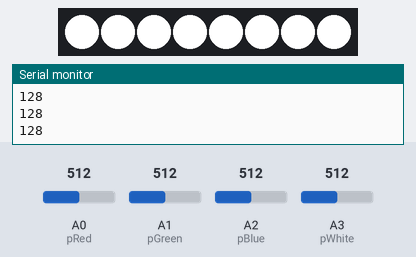
The sketch below on a simulated Arduino Uno, built with avr-gcc and run on an emulated ATmega328P. On the bench: 8 RGB LEDs in strip order, left to right, the last lines printed to the serial monitor. The test bench sets the inputs (shaded band); at power-on: A0 (pRed) = 512, A3 (pWhite) = 512, A1 (pGreen) = 512, A2 (pBlue) = 512. Dim RGB values are drawn brighter than linear; the strip is taken to match the declared colour order.

Above: at 1.2 s.
1.3 s: A0 (pRed) set to 30
At 2.5 s:
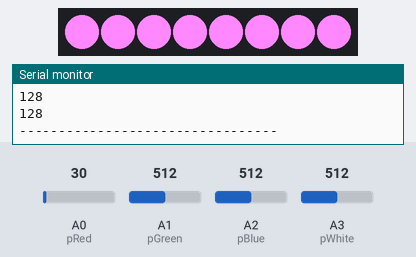
2.8 s: A3 (pWhite) set to 306
At 4.0 s:
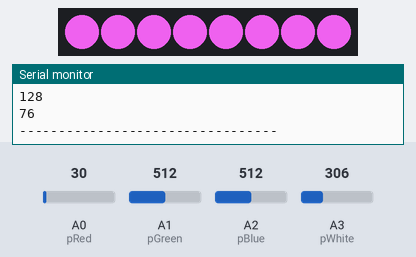
4.3 s: A1 (pGreen) set to 306
At 5.1 s:
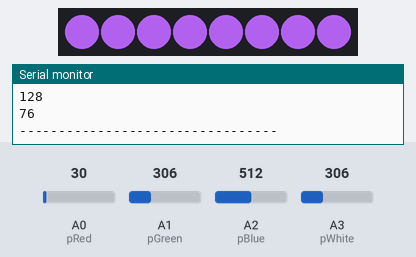
5.8 s: A2 (pBlue) set to 30
At 6.4 s:
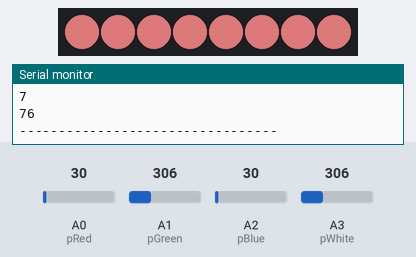
7.3 s: A3 (pWhite) set to 30
At 7.9 s:
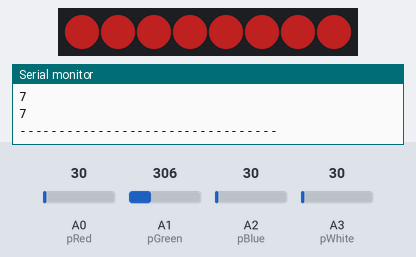
8.8 s: A0 (pRed) set to 306
At 10.2 s:
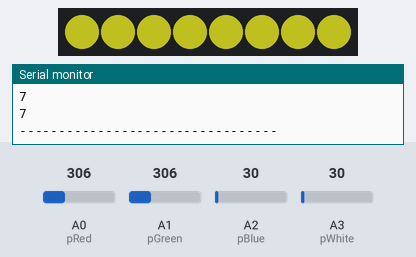
Timing chart, 0 to 11.3 s (numbered marks = the images above; inputs shaded):
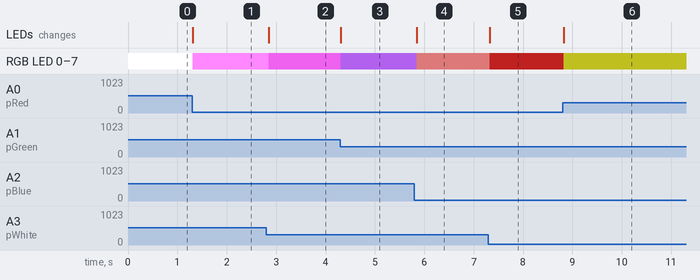

The sketch:

RGBW.ino
```cpp
#include <Arduino.h>
#include <Adafruit_NeoPixel.h>

#define PIN 2

Adafruit_NeoPixel strip = Adafruit_NeoPixel(8, PIN, NEO_RGBW + NEO_KHZ800); //Light strip declared: (strip width, output pin, strip type)

int pRed = A0; // Input pin for red poteniometer
int pGreen = A1;
int pBlue = A2;
int pWhite = A3;
int readR;  // Store read value for red potentiometer
int readG;
int readB;
int readW;


void setup() {
  strip.begin(); //Initialises strip
  strip.show(); //Resets all pixels to 0, turns all lights off
  strip.setBrightness(255);

  pinMode(pRed, INPUT);  //Sets red's defined pin as an input to Arduino
  pinMode(pGreen, INPUT);
  pinMode(pBlue, INPUT);
  pinMode(pWhite, INPUT);

  Serial.begin(9600);      //Turn on Serial Port
}

void loop() {


 readR = analogRead(pRed) / 4;    //Potentiometer value read and stored in readR variable
 readG = analogRead(pGreen) / 4;  // Potentiometer returns value between 0-1023
 readB = analogRead(pBlue) / 4;   //Strip lights only take value between 0-255
 readW = analogRead(pWhite) / 4;  //Divide by four brings within range

 setAll(readR, readG, readB, readW); //Sets all lights simultaneously

//Improvement - only call function if potentiometer change detected. May increase strip lifespan

 Serial.println("---------------------------------");
 Serial.println(readR); //Print value output to strip, for debugging
 Serial.println(readG);
 Serial.println(readB);
 Serial.println(readW);

}

int setAll(int R, int G, int B, int W){ //setAll takes RGBW values
  int i = 0;
   for(i=0; i<strip.numPixels(); i++) {
    strip.setPixelColor(i, G, R, B, W); //Iterate through every pixel, set pixel LED intensities to values input to function

  }
  strip.show(); //Displays colours to strip
}
```

Measured:
- after the input at 1.3 s, RGB LED 0–7: RGB(255, 255, 255) → RGB(255, 135, 255) at once; the LEDs: change at once (image 1)
- after the input at 2.8 s, RGB LED 0–7: RGB(255, 135, 255) → RGB(204, 83, 204) after 0.05 s; the LEDs: change after 0.05 s (image 2)
- after the input at 4.3 s, RGB LED 0–7: RGB(204, 83, 204) → RGB(152, 83, 204) at once; the LEDs: change at once (image 3)
- after the input at 5.8 s, RGB LED 0–7: RGB(152, 83, 204) → RGB(152, 83, 83) after 0.05 s; the LEDs: change after 0.05 s (image 4)
- after the input at 7.3 s, RGB LED 0–7: RGB(152, 83, 83) → RGB(83, 14, 14) at once; the LEDs: change at once (image 5)
- after the input at 8.8 s, RGB LED 0–7: RGB(83, 14, 14) → RGB(83, 83, 14) at once; the LEDs: change at once (image 6)
